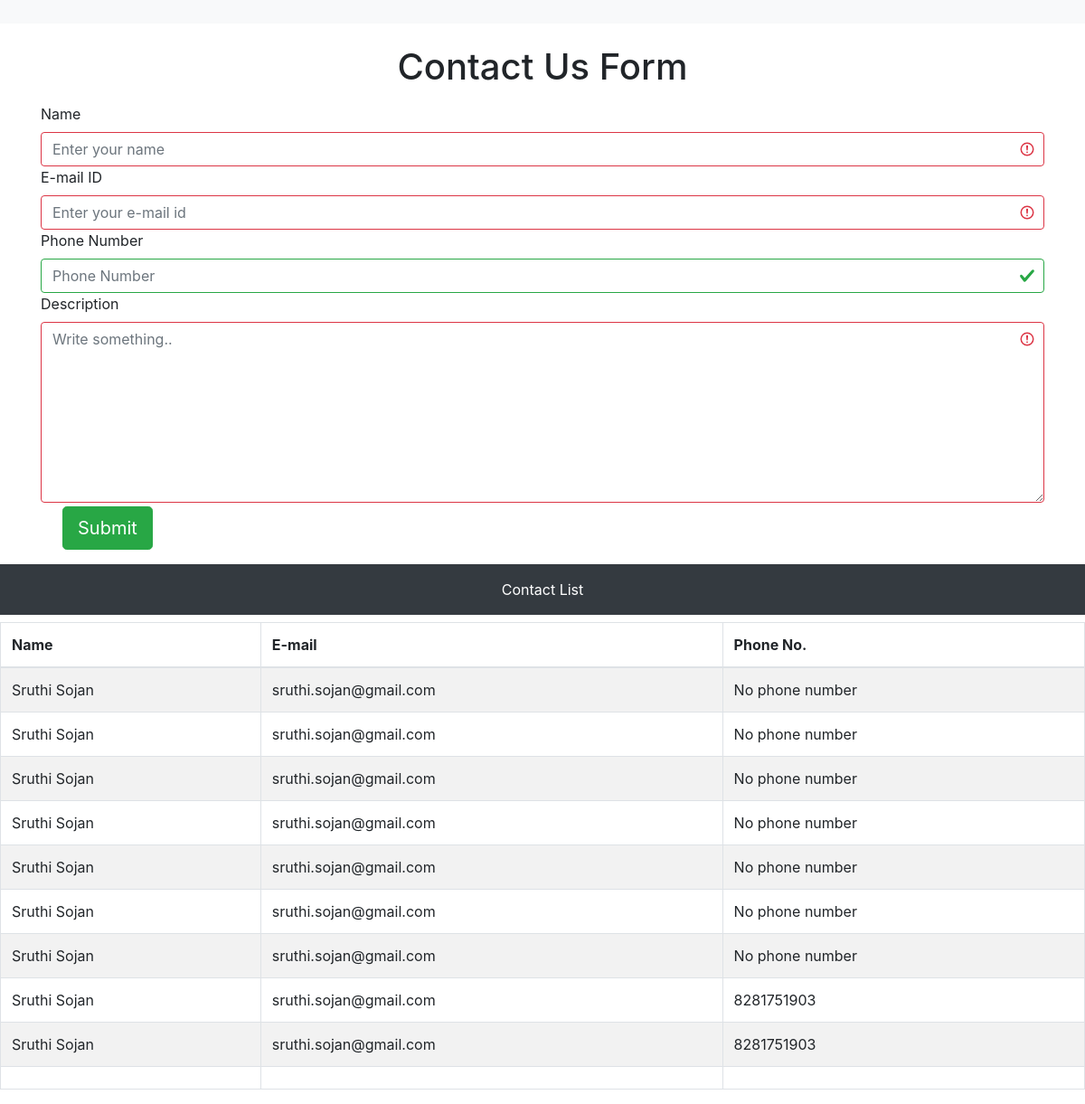
The page / on the database its author committed.
### contactus/models.py (models this page shows, shortened)
class Contact(models.Model):
    name=models.CharField(max_length=100)
    email=models.EmailField()
    num=models.CharField(max_length=30)
    subject=models.TextField()
    class Meta:
        ordering=('id',)

### contactus/views.py (the view)
# urls.py: path('', views.contact, name='contact'),
def contact(request):
    contacts=Contact.objects.all()
    template='index.html'
    return render(request,template,{'contactlists':contacts})

### contactus/templates/index.html (shortened to what this page needs)
<!doctype html>
<html lang="en">
  <head>
    <link rel="stylesheet" href="https://stackpath.bootstrapcdn.com/bootstrap/4.5.2/css/bootstrap.min.css">
  </head>
  <body>
    <nav class="navbar navbar-light bg-light">
    </nav><br>
    <h1 class="text-center">Contact Us Form</h1>
    <div class="container">
        <form id="user" class="was-validated" method="post">
            <div class="form-group">
                <label for="fname">Name</label>
                <input name='name' type="text" id="name" class="form-control" placeholder="Enter your name" maxlength="100" minlength=3 required>
                <label for="exampleInputEmail1">E-mail ID</label>
                <input name='email' class="form-control" id="email" placeholder="Enter your e-mail id" aria-describedby="emailHelp" required>
                <label for="phone_no">Phone Number</label>
                <input type="text" name='num' input name="color" data-validation="number" datavalidation-ignore="$" class="form-control" id="num" placeholder="Phone Number" maxlength="10" minlength="10" pattern="\d*">
                <label for="subject">Description</label>
                <textarea name='subject' class="form-control" id="subject" name="subject" placeholder="Write something.." style="height: 200px" minlength=20 required></textarea>
                <input id="submit" type="submit" class="btn btn-success btn-lg mt-1 ml-4" value="Submit">
            </div>
        </form>
      </div>
      <div>
          <div class="p-3 mb-2 bg-dark text-white" style="text-align: center">Contact List</div>
          <table class="table table-striped table-bordered">
              <thead>
                  <tr>
                      <th scope="col">Name</th>
                      <th scope="col">E-mail</th>
                      <th scope="col">Phone No.</th>
                  </tr>
              </thead>
              <tbody>
                  {% for contactlist in contactlists %}
                  <tr>
                      <td>{{contactlist.name}}</td>
                      <td>{{contactlist.email}}</td>
                      <td>{{contactlist.num}}</td>
                  </tr>
                  {% endfor %}
                  <tr>
                      <td id="n1"></td>
                      <td id="n2"></td>
                      <td id="n3"></td>
                  </tr>
              </tbody>
          </table>
      </div>
  </body>
</html>

### rows shown on the page
Contact: name "Sruthi Sojan", email "sruthi.sojan@gmail.com", num "No phone number"
Contact: name "Sruthi Sojan", email "sruthi.sojan@gmail.com", num "No phone number"
Contact: name "Sruthi Sojan", email "sruthi.sojan@gmail.com", num "No phone number"
Contact: name "Sruthi Sojan", email "sruthi.sojan@gmail.com", num "No phone number"
Contact: name "Sruthi Sojan", email "sruthi.sojan@gmail.com", num "No phone number"
Contact: name "Sruthi Sojan", email "sruthi.sojan@gmail.com", num "No phone number"
Contact: name "Sruthi Sojan", email "sruthi.sojan@gmail.com", num "No phone number"
Contact: name "Sruthi Sojan", email "sruthi.sojan@gmail.com", num "8281751903"
Contact: name "Sruthi Sojan", email "sruthi.sojan@gmail.com", num "8281751903"
